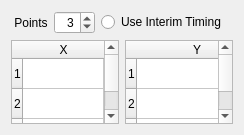
                   <widget class="QWidget" name="UPiecewiseLinear">
                    <property name="geometry">
                     <rect>
                      <x>0</x>
                      <y>0</y>
                      <width>239</width>
                      <height>135</height>
                     </rect>
                    </property>
                    <attribute name="label">
                     <string>Piecewise Linear</string>
                    </attribute>
                    <layout class="QGridLayout" name="gridLayout_97">
                     <item row="0" column="1">
                      <spacer name="verticalSpacer_45">
                       <property name="orientation">
                        <enum>Qt::Vertical</enum>
                       </property>
                       <property name="sizeHint" stdset="0">
                        <size>
                         <width>20</width>
                         <height>40</height>
                        </size>
                       </property>
                      </spacer>
                     </item>
                     <item row="1" column="0">
                      <spacer name="horizontalSpacer_36">
                       <property name="orientation">
                        <enum>Qt::Horizontal</enum>
                       </property>
                       <property name="sizeHint" stdset="0">
                        <size>
                         <width>122</width>
                         <height>20</height>
                        </size>
                       </property>
                      </spacer>
                     </item>
                     <item row="1" column="1">
                      <layout class="QVBoxLayout" name="verticalLayout_3">
                       <property name="sizeConstraint">
                        <enum>QLayout::SetMaximumSize</enum>
                       </property>
                       <item>
                        <layout class="QGridLayout" name="gridLayout_31">
                         <item row="0" column="0">
                          <layout class="QGridLayout" name="gridLayout_23">
                           <item row="0" column="0">
                            <widget class="QLabel" name="sfuPiecePtsLabel">
                             <property name="text">
                              <string> Points</string>
                             </property>
                            </widget>
                           </item>
                           <item row="0" column="1">
                            <widget class="QSpinBox" name="sfuPiecePtsSpin">
                             <property name="alignment">
                              <set>Qt::AlignRight|Qt::AlignTrailing|Qt::AlignVCenter</set>
                             </property>
                             <property name="minimum">
                              <number>1</number>
                             </property>
                             <property name="value">
                              <number>3</number>
                             </property>
                            </widget>
                           </item>
                          </layout>
                         </item>
                         <item row="0" column="1">
                          <widget class="QRadioButton" name="sfuPieceUseInterimRadio">
                           <property name="layoutDirection">
                            <enum>Qt::LeftToRight</enum>
                           </property>
                           <property name="text">
                            <string>Use Interim Timing  </string>
                           </property>
                          </widget>
                         </item>
                        </layout>
                       </item>
                       <item>
                        <layout class="QHBoxLayout" name="sfuPieceHorizontalLayout">
                         <property name="sizeConstraint">
                          <enum>QLayout::SetMaximumSize</enum>
                         </property>
                         <item>
                          <widget class="QTableWidget" name="sfuPieceTableX">
                           <property name="sizePolicy">
                            <sizepolicy hsizetype="Expanding" vsizetype="Expanding">
                             <horstretch>0</horstretch>
                             <verstretch>0</verstretch>
                            </sizepolicy>
                           </property>
                           <property name="minimumSize">
                            <size>
                             <width>0</width>
                             <height>0</height>
                            </size>
                           </property>
                           <property name="maximumSize">
                            <size>
                             <width>150</width>
                             <height>16777215</height>
                            </size>
                           </property>
                           <property name="baseSize">
                            <size>
                             <width>0</width>
                             <height>0</height>
                            </size>
                           </property>
                           <property name="font">
                            <font>
                             <kerning>false</kerning>
                            </font>
                           </property>
                           <property name="autoFillBackground">
                            <bool>true</bool>
                           </property>
                           <property name="showDropIndicator" stdset="0">
                            <bool>true</bool>
                           </property>
                           <property name="sortingEnabled">
                            <bool>false</bool>
                           </property>
                           <property name="rowCount">
                            <number>3</number>
                           </property>
                           <property name="columnCount">
                            <number>1</number>
                           </property>
                           <attribute name="horizontalHeaderCascadingSectionResizes">
                            <bool>true</bool>
                           </attribute>
                           <attribute name="horizontalHeaderDefaultSectionSize">
                            <number>50</number>
                           </attribute>
                           <attribute name="horizontalHeaderStretchLastSection">
                            <bool>true</bool>
                           </attribute>
                           <attribute name="verticalHeaderCascadingSectionResizes">
                            <bool>true</bool>
                           </attribute>
                           <attribute name="verticalHeaderStretchLastSection">
                            <bool>false</bool>
                           </attribute>
                           <row/>
                           <row/>
                           <row/>
                           <column>
                            <property name="text">
                             <string>X</string>
                            </property>
                           </column>
                           <item row="0" column="0">
                            <property name="text">
                             <string/>
                            </property>
                            <property name="textAlignment">
                             <set>AlignRight|AlignVCenter</set>
                            </property>
                           </item>
                           <item row="1" column="0">
                            <property name="text">
                             <string/>
                            </property>
                            <property name="textAlignment">
                             <set>AlignRight|AlignVCenter</set>
                            </property>
                           </item>
                           <item row="2" column="0">
                            <property name="text">
                             <string/>
                            </property>
                            <property name="textAlignment">
                             <set>AlignRight|AlignVCenter</set>
                            </property>
                           </item>
                          </widget>
                         </item>
                         <item>
                          <widget class="QTableWidget" name="sfuPieceTableY">
                           <property name="sizePolicy">
                            <sizepolicy hsizetype="Expanding" vsizetype="Expanding">
                             <horstretch>0</horstretch>
                             <verstretch>0</verstretch>
                            </sizepolicy>
                           </property>
                           <property name="minimumSize">
                            <size>
                             <width>0</width>
                             <height>0</height>
                            </size>
                           </property>
                           <property name="maximumSize">
                            <size>
                             <width>150</width>
                             <height>16777215</height>
                            </size>
                           </property>
                           <property name="baseSize">
                            <size>
                             <width>0</width>
                             <height>0</height>
                            </size>
                           </property>
                           <property name="font">
                            <font>
                             <kerning>false</kerning>
                            </font>
                           </property>
                           <property name="autoFillBackground">
                            <bool>true</bool>
                           </property>
                           <property name="showDropIndicator" stdset="0">
                            <bool>true</bool>
                           </property>
                           <property name="sortingEnabled">
                            <bool>false</bool>
                           </property>
                           <property name="rowCount">
                            <number>3</number>
                           </property>
                           <property name="columnCount">
                            <number>1</number>
                           </property>
                           <attribute name="horizontalHeaderCascadingSectionResizes">
                            <bool>true</bool>
                           </attribute>
                           <attribute name="horizontalHeaderDefaultSectionSize">
                            <number>120</number>
                           </attribute>
                           <attribute name="horizontalHeaderShowSortIndicator" stdset="0">
                            <bool>false</bool>
                           </attribute>
                           <attribute name="horizontalHeaderStretchLastSection">
                            <bool>true</bool>
                           </attribute>
                           <attribute name="verticalHeaderCascadingSectionResizes">
                            <bool>true</bool>
                           </attribute>
                           <attribute name="verticalHeaderShowSortIndicator" stdset="0">
                            <bool>false</bool>
                           </attribute>
                           <attribute name="verticalHeaderStretchLastSection">
                            <bool>false</bool>
                           </attribute>
                           <row/>
                           <row/>
                           <row/>
                           <column>
                            <property name="text">
                             <string>Y</string>
                            </property>
                           </column>
                           <item row="0" column="0">
                            <property name="text">
                             <string/>
                            </property>
                            <property name="textAlignment">
                             <set>AlignRight|AlignVCenter</set>
                            </property>
                           </item>
                           <item row="1" column="0">
                            <property name="text">
                             <string/>
                            </property>
                            <property name="textAlignment">
                             <set>AlignRight|AlignVCenter</set>
                            </property>
                           </item>
                           <item row="2" column="0">
                            <property name="text">
                             <string/>
                            </property>
                            <property name="textAlignment">
                             <set>AlignRight|AlignVCenter</set>
                            </property>
                           </item>
                          </widget>
                         </item>
                        </layout>
                       </item>
                      </layout>
                     </item>
                     <item row="1" column="2">
                      <spacer name="horizontalSpacer_37">
                       <property name="orientation">
                        <enum>Qt::Horizontal</enum>
                       </property>
                       <property name="sizeHint" stdset="0">
                        <size>
                         <width>122</width>
                         <height>20</height>
                        </size>
                       </property>
                      </spacer>
                     </item>
                     <item row="2" column="1">
                      <spacer name="verticalSpacer_44">
                       <property name="orientation">
                        <enum>Qt::Vertical</enum>
                       </property>
                       <property name="sizeHint" stdset="0">
                        <size>
                         <width>20</width>
                         <height>40</height>
                        </size>
                       </property>
                      </spacer>
                     </item>
                    </layout>
                   </widget>
